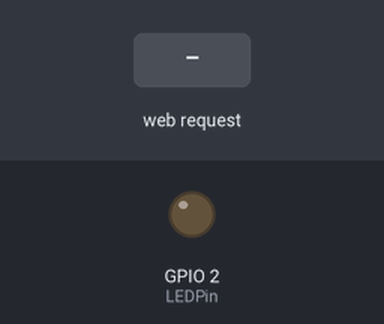
Bench run of a sketch on a simulated ESP8266 (NodeMCU). On the bench: output pins drawn as LEDs (lit = HIGH). The inputs (shaded band) are chosen by the test bench. WiFi joins after 1.5 s; servers stay silent unless stated; what the sketch prints to the serial monitor is not drawn.

Above: at 2.8 s.
2.9 s: HTTP request GET /LEDOn received
At 3.6 s:
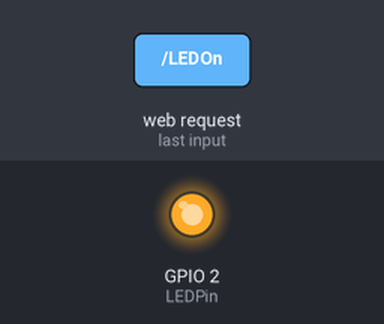
4.4 s: HTTP request GET /LEDOff received
At 4.7 s:
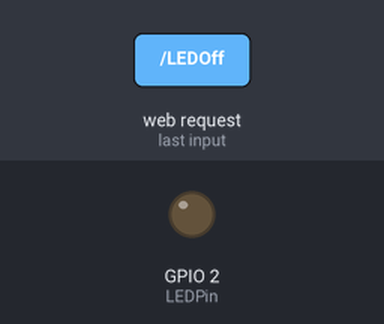
Timing chart, 0 to 7.4 s (numbered marks = the images above; inputs shaded):
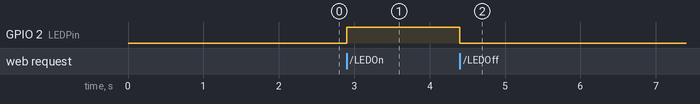

Measured:
- after the input at 2.9 s, GPIO 2 (LEDPin): LOW → HIGH at once
- after the input at 4.4 s, GPIO 2 (LEDPin): HIGH → LOW at once

The sketch:

sketch_nov30a.ino
```cpp
#include <ESP8266WiFi.h>
#include <WiFiClient.h>
#include <ESP8266WebServer.h>
#include <WebSocketsServer.h>
#include <Hash.h>

// COM6

// Replace with your network credentials
const char *ssid = "GFi";
const char *password = "Y20";

WebSocketsServer webSocket = WebSocketsServer(81);
ESP8266WebServer server(80); // instantiate server at port 80 (http port)

String page = "";
int LEDPin = LED_BUILTIN;

#if LEDPin == BUILTIN_LED
  #define ON LOW
  #define OFF HIGH
#else
  #define ON HIGH
  #define OFF LOW
#endif

void setup(void)
{
  //the HTML of the web page
  page = renderPage(renderNormalPage());
  //make the LED pin output and initially turned off
  pinMode(LEDPin, OUTPUT);
  digitalWrite(LEDPin, OFF);

  delay(100);

  Serial.begin(115200);
  WiFi.begin(ssid, password); // begin WiFi connection
  Serial.println("");

  // Wait for connection
  while (WiFi.status() != WL_CONNECTED)
  {
    delay(500);
    Serial.print(".");
  }

  Serial.println("");
  Serial.print("Connected to ");
  Serial.println(ssid);
  Serial.print("IP address: ");
  Serial.println(WiFi.localIP());
  Serial.println("ESP READY");

  server.on("/", []() {
    server.send(200, "text/html", page);
  });

  server.on("/LEDOn", []() {
    server.send(200, "text/html", page);
    digitalWrite(LEDPin, ON);
    Serial.println("ON");
    delay(10);
  });

  server.on("/LEDOff", []() {
    server.send(200, "text/html", page);
    digitalWrite(LEDPin, OFF);
    Serial.println("OFF");
    delay(10);
  });

  server.on("/bitcrush", []() {
    server.send(200, "text/html", renderPage(renderBitcrusherPage()));
    Serial.println("b" + server.arg(0));
    delay(10);
  });

  server.begin();
  webSocket.begin();
  webSocket.onEvent(webSocketEvent);

  Serial.println("Web server started!");
}

void loop(void)
{
  webSocket.loop();
  server.handleClient();
  if (Serial.available() > 0)
  {
    char c[] = {(char)Serial.read()};
    webSocket.broadcastTXT(c, sizeof(c));
  }
}

void webSocketEvent(uint8_t num, WStype_t type, uint8_t *payload, size_t
length)
{
  if (type == WStype_TEXT)
  {
    for (int i = 0; i < length; i++)
      Serial.print((char)payload[i]);
    Serial.println();
  }
}

String renderPage (String body) {
  String html =
    "<!DOCTYPE HTML>"
    "<html><head><meta charset='utf-8'>"
    "<meta http-equiv='X-UA-Compatible' content='IE=edge'>"
    "<meta name='viewport' content='width=device-width, initial-scale=1'>" // uses lit 🔥 css framework
    "<link rel=\"stylesheet\"href=\"https://cdn.jsdelivr.net/npm/@ajusa/lit@latest/dist/lit.css\" />"
    "<style>body{background:#ff96ca;}</style>"
    "</head><body class='c'>";
    // end </head>
  html += "<h1>Air Guitar</h1>";
  html += body;

  "</body></html>"; // end body

  return html;
}

String renderBitcrusherPage() {
  String html = "<p>Bitcrusher</p>"
  "<p> USE the url bar to control the bitcrush effect. bits 1 through 16."
  "<p><pre>EX: http:url.com/bitcrush?b=4</pre><p>";
  return html;
}

String renderNormalPage() {
  String html = "<p>normal</p>";
  return html;
}
```
